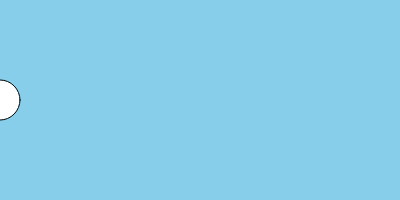
Frame 1 (no input)
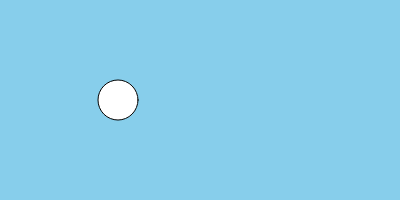
Frame 60 (no input)
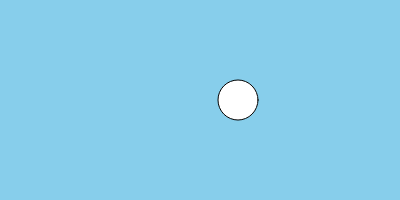
Frame 120 (the mouse pressed at the canvas centre since frame 60)

The p5.js sketch that drew these frames (run headless with seeded random() and noise() and a simulated clock; from frame 60 on, the mouse is pressed at the canvas centre):

// p5.js sketch
// ── sketch.js
let x = 0;

function setup() {
  createCanvas(400, 200);
}

function draw() {
  background(135, 206, 235); // Cielo azul
  fill(255);
  ellipse(x, 100, 40, 40); // “Garza”
  x += 2;
  if (x > width) {
    x = 0;
  }
}
